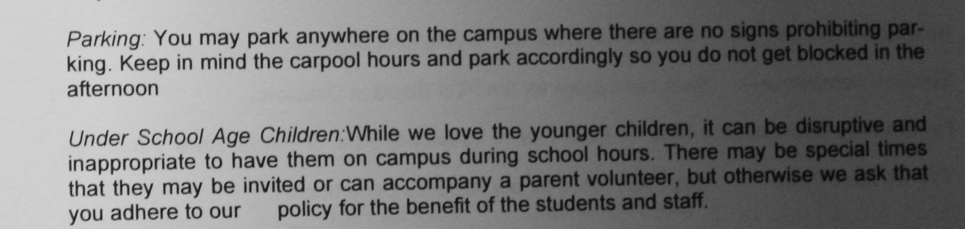
#> input picture Project/sample01_dpi_600.png, 965 x 229 px, given in place of sample01.png, which was not available; the run also reads 1 picture not shown here
$ jupyter execute --allow-errors OCR_Project.ipynb   (text cells are left out)
#> lines starting #> are read from the running program, lines starting #| are printed output that depends on the picture; after the words box and inside, x2 and y2 are one past the last pixel; in counts of white or black regions, pixels touching at a corner belong together; long printed decimals are rounded; pictures that were not available may be replaced by others from this repository, and a replacement may not be noted
[cell 1]
import os
import numpy as np
from matplotlib import pyplot as plt
import cv2
import plotly.graph_objects as go
try:
    from PIL import Image
except ImportError:
    import Image
import pytesseract

np.seterr(divide='ignore', invalid='ignore')

# Tesseract-OCR executable
pytesseract.pytesseract.tesseract_cmd = r'C:\Program Files\Tesseract-OCR\tesseract.exe'

# Image samples
SAMPLE_1 = 'sample01.png'
SAMPLE_1_GROUND_TRUTH = os.path.join('out', 'correct_1.txt')
SAMPLE_2 = 'sample02.png'
SAMPLE_2_GROUND_TRUTH = os.path.join('out', 'correct_2.txt')

[cell 2]
# [4 lines left out: function indent, not called in this run]

def imshow1(img, title, figsize=(16,16)):
    plt.figure(figsize=figsize)
    plt.imshow(img, cmap = 'gray')
    plt.title(title);

# [4 lines left out: function imshow2, not called in this run]

def generate_image_dpi(path, dest, dpi=(600, 600)):
    img = Image.open(path)
    img.save(dest, dpi=(300, 300))
    return Image.open(dest)

# [7 lines left out: function intensity_hotspot, not called in this run]

[cell 3]
from collections import Counter
from sklearn.feature_extraction.text import CountVectorizer
from sklearn.metrics.pairwise import cosine_similarity

# [45 lines left out: functions get_cosine_sim, get_jaccard_sim, get_levenshtein_sim, not called in this run]

[cell 4]
import string
whitelist = string.ascii_lowercase + string.ascii_uppercase + ":-.,\\\"\\\' "
print(f"Whitelist: {whitelist}")

[cell 5]
# custom_config = r'-c tessedit_char_blacklist=\©_|[] textord_space_size_is_variable=1 preserve_interword_spaces=1 --psm 3 --oem 3'
custom_config = f'-c tessedit_char_whitelist="{whitelist}" textord_space_size_is_variable=1 preserve_interword_spaces=1 --psm 3 --oem 3'

def get_metric_score(img, ground_truth_pth):
    img_str = pytesseract.image_to_string(img, config=custom_config).strip()
    print(f"{'=' * 18} Results {'=' * 18}")
    print(f"\n{indent(img_str, 3)}")
    with open(ground_truth_pth, 'r', encoding="utf8") as f:
        ground_truth = f.read().strip()

        jaccard_sim = get_jaccard_sim(img_str, ground_truth)
        cosine_sim = get_cosine_sim(img_str, ground_truth)
        levenshtein_sim = get_levenshtein_sim(img_str, ground_truth)

        print(f"-> Jaccard Similarity:    \t{jaccard_sim:.5f}")
        print(f"-> Cosine Similarity:     \t{cosine_sim:.5f}")
        print(f"-> Levenshtein Similarity:\t{levenshtein_sim:.5f}")

        avg_score = (jaccard_sim + cosine_sim + levenshtein_sim) / 3
        print(f"\n-> Average Score: {avg_score:.5f}")

    return avg_score, [jaccard_sim, cosine_sim, levenshtein_sim]

[cell 6]
def rotate_image(img, angle):
    if angle == 0:
        return img
    image_center = tuple(np.array(img.shape[1::-1]) / 2)
    rot_matrix = cv2.getRotationMatrix2D(image_center, angle, 1.0)
    rotated = cv2.warpAffine(img, rot_matrix, img.shape[1::-1],
                             flags=cv2.INTER_LINEAR, borderMode=cv2.BORDER_REPLICATE)
    return rotated

def invert_thres(binary_img):
    return (~(binary_img*255) / 255).astype('uint8')

def contrast_stretching(img):
    img = np.array(img)
    min_ = img.min()
    max_ = img.max()

    img = np.subtract(img, min_)
    img = np.multiply(img, 255 / (max_ - min_))

    return img.astype(np.uint8)

def thresholding(img, low):
    assert low < 256 and low > -1
#     img = img.convert('L')
    img = np.array(img)
    thres = np.zeros(img.shape).astype(np.uint8)
    thres[np.where(img > low)] = 1
    return thres

def otsu_thresholding(img):
#     img = np.array(img)
    matrix = np.product(img.shape)
    min_var = []
    hist, bin_edges = np.histogram(img, bins=256, range=(0,256))

    for temp_intensity in np.arange(1, 255, 1):
        thres = thresholding(img, temp_intensity)

        # Computing Weights
        w_a = np.sum(hist[:temp_intensity]) / float(matrix)
        w_b = np.sum(hist[temp_intensity:]) / float(matrix)

        # Computing Variances
        sigma_a = np.var(img[np.where(thres == 0)])
        sigma_b = np.var(img[np.where(thres == 1)])

#         print(w_a, sigma_a, w_b, sigma_b)
        min_var.append(w_a * sigma_a + w_b * sigma_b)

    otsu_thres = np.nanargmin(min_var)
    otsu_img = thresholding(img, otsu_thres)

    return otsu_img, otsu_thres

def get_skew_angle(img):
    otsu, otsu_thres = otsu_thresholding(img)
    invert_otsu = invert_thres(otsu).astype('uint8')

    coords = np.column_stack(np.where(invert_otsu > 0))
    angle = cv2.minAreaRect(coords)[-1]

    if angle < -45:
        return -(90 + angle)
    else:
        return -angle

[cell 7]
# Original image results
get_metric_score(SAMPLE_1, SAMPLE_1_GROUND_TRUTH);
#> (the call stopped at in get_metric_score, `img_str = pytesseract.image_to_string(img, config=custom_config).strip()`: pytesseract is not available in this run)

[cell 8]
dpi = 600
img = generate_image_dpi("sample01.png", f"sample01_dpi_{dpi}.png", dpi=(dpi,dpi))
#> in generate_image_dpi, img is the input picture: PIL image 965x229 RGBA; mean R, G, B, A 120.8, 120.8, 120.8, 255
print(f"Format: \t{img.format}\nSize: \t\t{img.size}\nChannels: \t{img.mode}")
#| Format: 	PNG
#| Size: 		(965, 229)
#| Channels: 	RGBA
imshow1(img, 'Original')

fig1 = go.Figure()

img = img.convert('L')
#> img: PIL image 965x229 L
img = np.array(img)
img = cv2.resize(img, None, fx=1.5, fy=1.5, interpolation=cv2.INTER_CUBIC)
#> img: shape (344, 1448)
fig1.add_trace(go.Histogram(x=img.ravel(), nbinsx=256, name="Original"))

# Remove shadow
median_blur_max = cv2.medianBlur(img, 301)
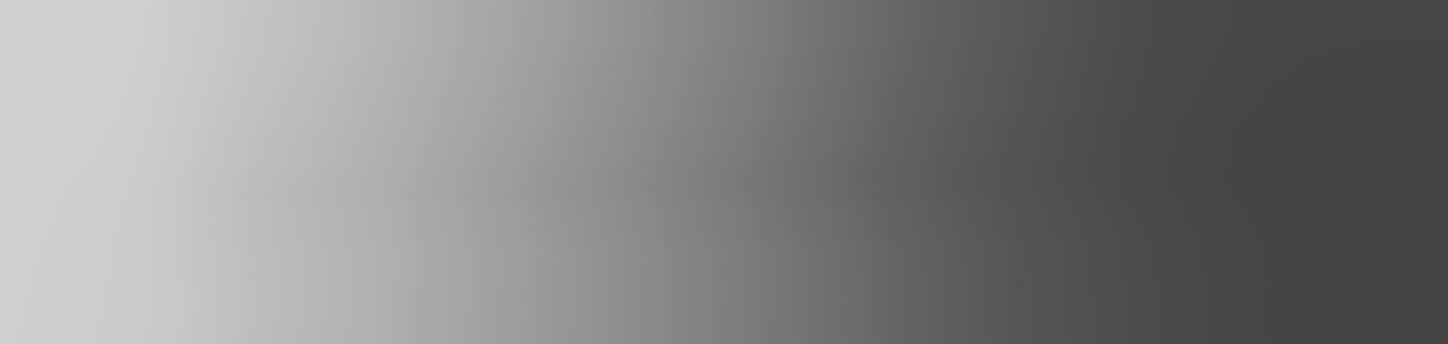
#> median_blur_max: shape (344, 1448); min 67, max 208, mean 130.7
imshow1(median_blur_max, f'Maximum Median Blur')
fig1.add_trace(go.Histogram(x=median_blur_max.ravel(), nbinsx=256, name="Shadow"))

shadow_removed = img / median_blur_max
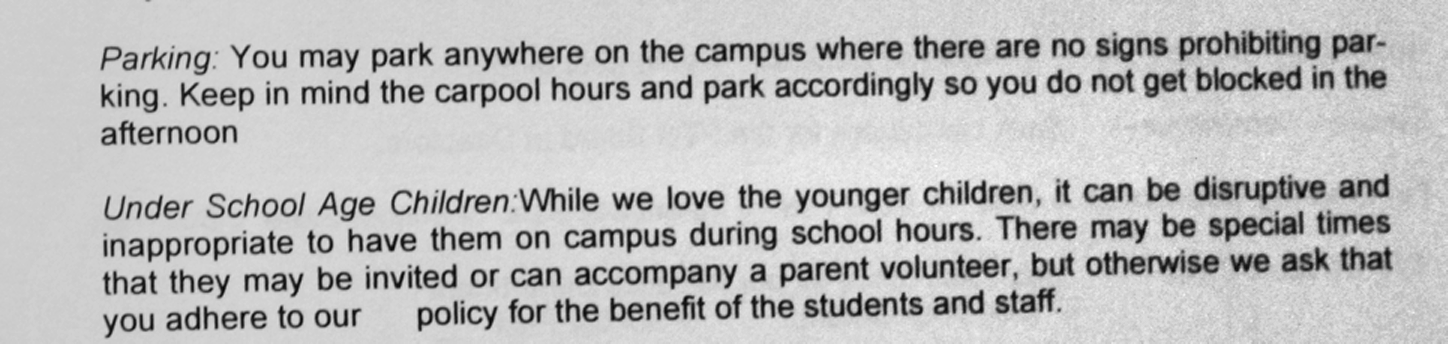
#> shadow_removed: shape (344, 1448) float64; min 0.0882, max 1.22, mean 0.921; drawn with min black and max white
new_img = contrast_stretching(shadow_removed)
#> in contrast_stretching, `min_ = img.min()`: min_ = 0.0882
#> in contrast_stretching, `max_ = img.max()`: max_ = 1.22
img = new_img.astype('uint8')
imshow1(img, f'Shadow Removed')
fig1.add_trace(go.Histogram(x=img.ravel(), nbinsx=256, name="Shadow Removed"))

# Rotate image
angle = get_skew_angle(img)
#> in otsu_thresholding, `hist, bin_edges = np.histogram(img, bins=256, range=(0,256))`: hist = 256 values, max 35050 at index 205, min 0 at index 1, mean 1945.8; bin_edges = 257 values from 0 to 256
#> the loop in otsu_thresholding, `for temp_intensity in np.arange(1, 255, 1):` made 254 passes
#> (w_a, w_b, sigma_a, sigma_b) on passes 1 to 3: (2.01e-06, 1, 0, 2509.7), (2.01e-06, 1, 0.889, 2509.5), (6.02e-06, 1, 0.984, 2509.2)
#> pass 1, in otsu_thresholding, `thres = thresholding(img, temp_intensity)`:
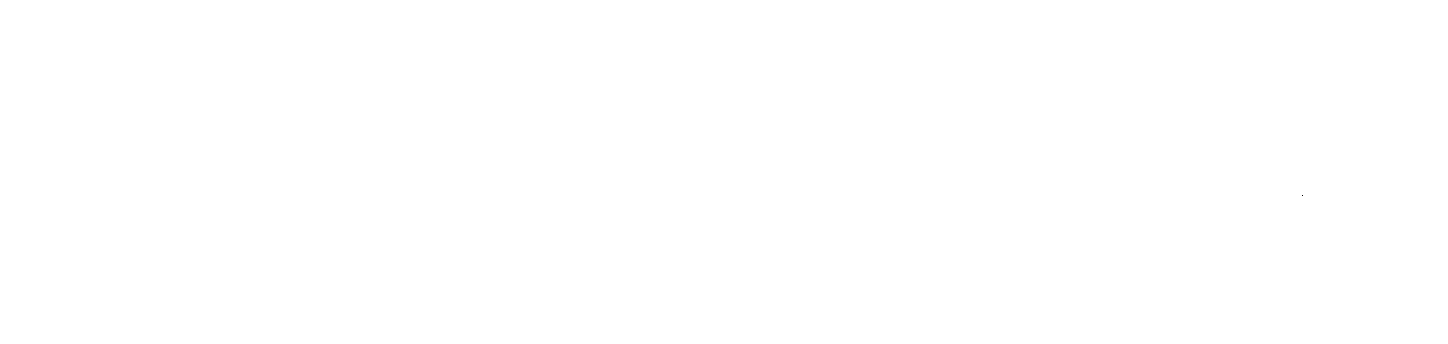
#> thres: shape (344, 1448); values 0 (black) and 1 (white), 100% white; black in thin lines or dots, all inside (x1, y1, x2, y2) = (1302, 195, 1303, 196)
#> after the loop in otsu_thresholding, `for temp_intensity in np.arange(1, 255, 1):`: min_var = 254 values, max 2509.7 at index 252, min 362.5 at index 141, mean 1263.7
#> in otsu_thresholding, `otsu_thres = np.nanargmin(min_var)`: otsu_thres = 141
#> in otsu_thresholding, `otsu_img = thresholding(img, otsu_thres)`:
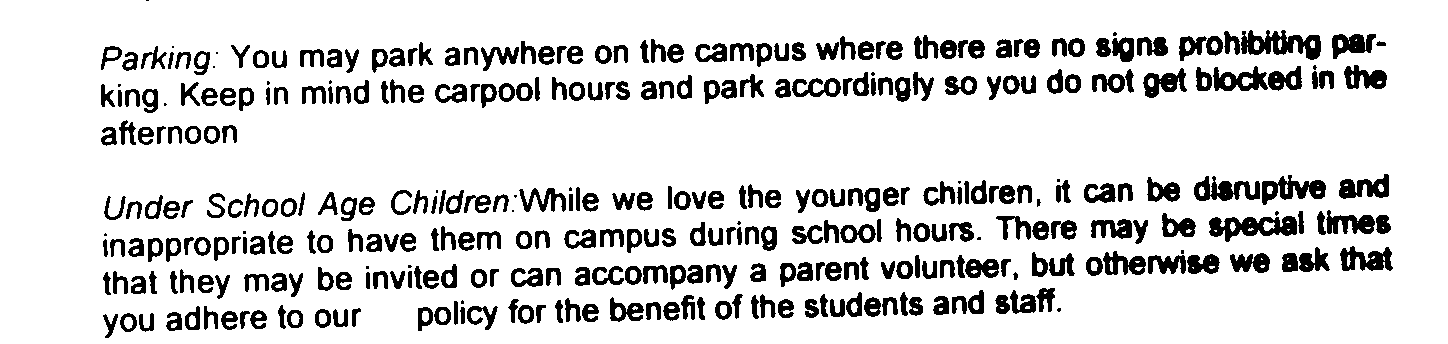
#> otsu_img: shape (344, 1448); values 0 (black) and 1 (white), 85.3% white; 366 black regions (27 under 20 px), largest, box (x1, y1, x2, y2) and area: (1241, 30, 1321, 60) 1294, (1209, 216, 1297, 242) 1268, (1262, 175, 1326, 205) 937
#> in get_skew_angle, `coords = np.column_stack(np.where(invert_otsu > 0))`: coords = 73396 pairs, first value 0 to 337, second value 101 to 1392
#> in get_skew_angle, `angle = cv2.minAreaRect(coords)[-1]`: angle = -88.79
#> angle = -1.21
img = rotate_image(img, angle)
#> in rotate_image, `rot_matrix = cv2.getRotationMatrix2D(image_center, angle, 1.0)`: rot_matrix = [[1, -0.021, 3.78], [0.021, 1, -15.2]]
#> in rotate_image, `rotated = cv2.warpAffine(img, rot_matrix, img.shape[1::-1], flags=cv2...`:
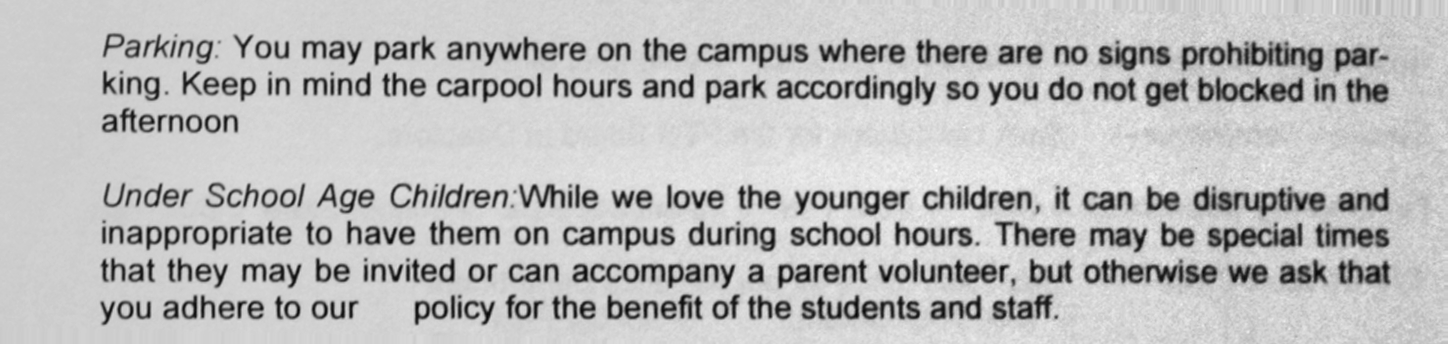
#> rotated: shape (344, 1448); min 4, max 255, mean 187.5
imshow1(img, f"Rotated by '{angle:.5f}' degrees")
fig1.add_trace(go.Histogram(x=img.ravel(), nbinsx=256, name="Rotated"))

print(f"Angle to rotate: {angle}")
#| Angle to rotate: -1.206

[cell 9]
# Histogram Plots for the above processed images
# Commented to keep within Github 100mb space limits.
# Uncomment to see interactive histogram plot. Alternatively, refer to 'OCR_Project.html'

# fig1.update_layout(
#     autosize=True,
#     width=950,
#     height=550
# )
# Commented to keep within Github 100mb space limits
# fig1.show()

[cell 10]
get_metric_score(img, SAMPLE_1_GROUND_TRUTH);
#> (the call stopped at in get_metric_score, `img_str = pytesseract.image_to_string(img, config=custom_config).strip()`: pytesseract is not available in this run)

[cell 11]
otsu_img, otsu_thres = otsu_thresholding(img);
#> in otsu_thresholding (call 2), `hist, bin_edges = np.histogram(img, bins=256, range=(0,256))`: hist = 256 values, max 25617 at index 209, min 0 at index 0, mean 1945.8
#> the loop in otsu_thresholding (call 2), `for temp_intensity in np.arange(1, 255, 1):` made 254 passes
#> (w_a, w_b, sigma_a, sigma_b) on passes 1 to 3: (0, 1, nan, 2408.9), (0, 1, nan, 2408.9), (0, 1, nan, 2408.9)
#> after the loop in otsu_thresholding (call 2), `for temp_intensity in np.arange(1, 255, 1):`: min_var = 254 items, first 6: nan, nan, nan, 2408.7, 2408.7, 2408.5
#> in otsu_thresholding (call 2), `otsu_thres = np.nanargmin(min_var)`: otsu_thres = 142
#> in otsu_thresholding (call 2), `otsu_img = thresholding(img, otsu_thres)`:
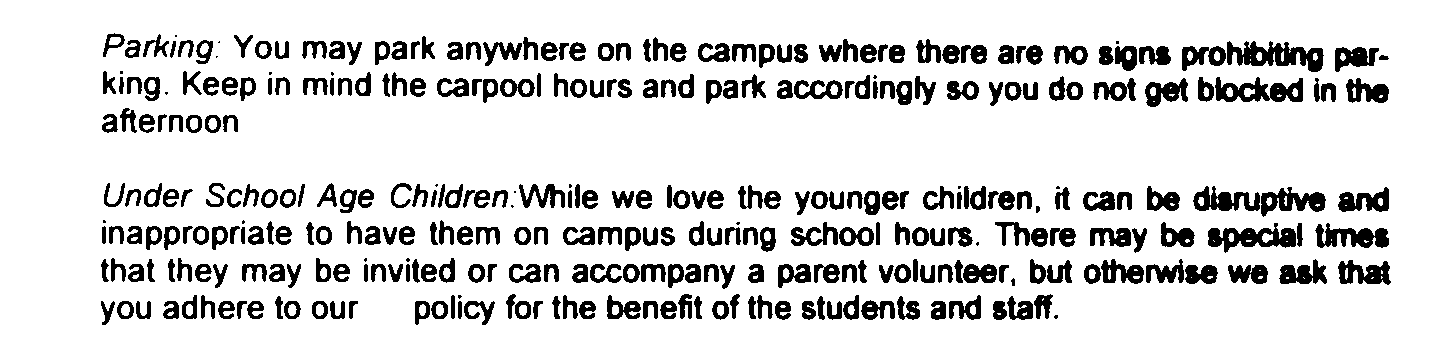
#> otsu_img: shape (344, 1448); values 0 (black) and 1 (white), 84.9% white; 345 black regions (23 under 20 px), largest, box (x1, y1, x2, y2) and area: (1227, 41, 1324, 72) 1588, (1208, 223, 1296, 253) 1314, (1215, 77, 1303, 102) 1268
#> otsu_thres = 142
imshow1(otsu_img, f'Otsu (Thres = {otsu_thres})')

get_metric_score(otsu_img, SAMPLE_1_GROUND_TRUTH);
#> (the call stopped at in get_metric_score, `img_str = pytesseract.image_to_string(img, config=custom_config).strip()`: pytesseract is not available in this run)

[cell 12]
result = cv2.adaptiveThreshold(img, 255,cv2.ADAPTIVE_THRESH_GAUSSIAN_C,cv2.THRESH_BINARY,5,11)
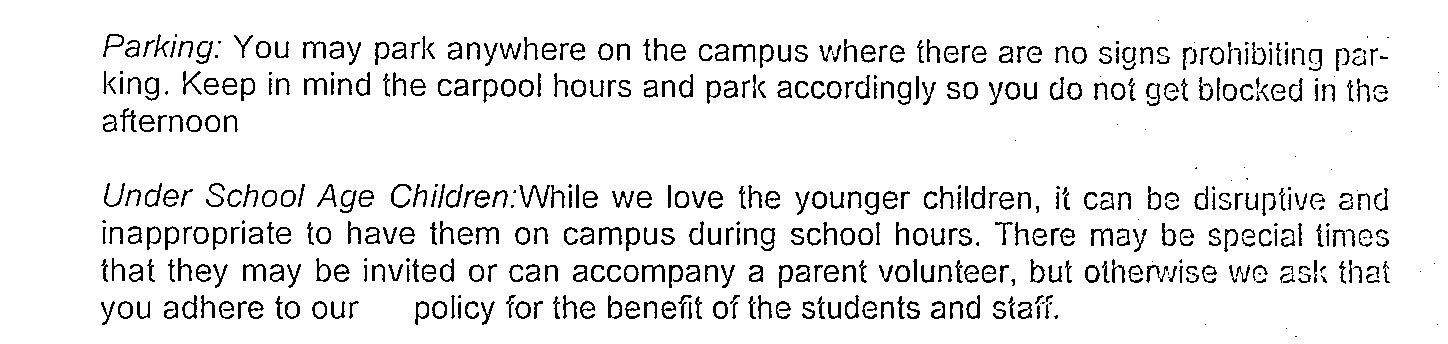
#> result: shape (344, 1448); 91.7% white; black in thin lines or dots, all inside (x1, y1, x2, y2) = (101, 20, 1439, 337)
imshow1(result, 'test')
get_metric_score(result, SAMPLE_1_GROUND_TRUTH);
#> (the call stopped at in get_metric_score, `img_str = pytesseract.image_to_string(img, config=custom_config).strip()`: pytesseract is not available in this run)

[cell 13]
# Original image results
get_metric_score(SAMPLE_2, SAMPLE_2_GROUND_TRUTH);
#> (the call stopped at in get_metric_score, `img_str = pytesseract.image_to_string(img, config=custom_config).strip()`: pytesseract is not available in this run)

[cell 14]
dpi = 600
#> (the rest of this cell did not finish here and is left out)

print(f"Format: \t{img.format}\nSize: \t\t{img.size}\nChannels: \t{img.mode}")
imshow2(img, 'Original')

fig2 = go.Figure()

img = img.convert('L')
img = np.array(img)
img = cv2.resize(img, None, fx=1.5, fy=1.5, interpolation=cv2.INTER_CUBIC)
fig2.add_trace(go.Histogram(x=img.ravel(), nbinsx=256, name="Original"))

# Remove shadow
median_blur_max = cv2.medianBlur(img, 339)
imshow2(median_blur_max, f'Maximum Median Blur')
fig2.add_trace(go.Histogram(x=median_blur_max.ravel(), nbinsx=256, name="Shadow"))

shadow_removed = img / median_blur_max
new_img = contrast_stretching(shadow_removed)
img = new_img.astype('uint8')
imshow2(img, f'Shadow Removed')
fig2.add_trace(go.Histogram(x=img.ravel(), nbinsx=256, name="Shadow Removed"))

# Rotate image
angle = get_skew_angle(img)
img = rotate_image(img, angle)
imshow2(img, f"Rotated by '{angle:.5f}' degrees")
fig2.add_trace(go.Histogram(x=img.ravel(), nbinsx=256, name="Rotated"))

print(f"Angle to rotate: {angle}")

[cell 15]
# Histogram Plots for the above processed images
# Commented to keep within Github 100mb space limits.
# Uncomment to see interactive histogram plot. Alternatively, refer to 'OCR_Project.html'

# fig2.update_layout(
#     autosize=True,
#     width=950,
#     height=550
# )
# fig2.show()

[cell 16]
get_metric_score(img, SAMPLE_2_GROUND_TRUTH);
#> (the call stopped at in get_metric_score, `img_str = pytesseract.image_to_string(img, config=custom_config).strip()`: pytesseract is not available in this run)
